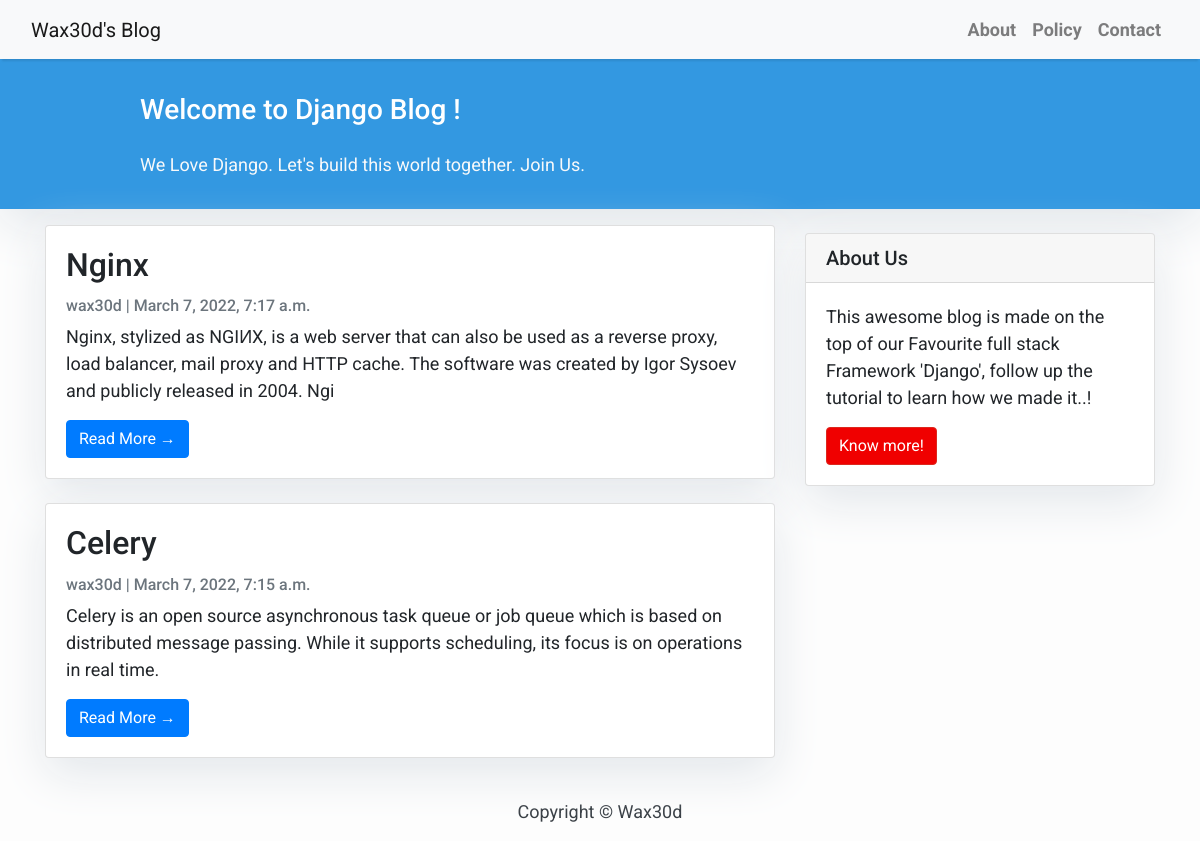
The page / on the database its author committed.
### blog/models.py (models this page shows, shortened)
class Post(models.Model):
    title = models.CharField(max_length=200, unique=True)
    slug = models.SlugField(max_length=200, unique=True)
    author = models.ForeignKey(User, on_delete=models.CASCADE, related_name='blog_posts')
    updated_on = models.DateTimeField(auto_now=True)
    content = models.TextField()
    created_on = models.DateTimeField(auto_now_add=True)
    status = models.IntegerField(choices=STATUS, default=0)
    class Meta:
        ordering = ['-created_on']

### blog/views.py (the view)
# urls.py: path('', views.PostList.as_view(), name='home'),
class PostList(generic.ListView):
    queryset = Post.objects.filter(status=1).order_by('-created_on')
    template_name = 'index.html'

### blog/templates/index.html (shortened to what this page needs)
{% extends "base.html" %}
{% block content %}
<header class="masthead">
    <div class="container">
        <div class="row">
            <div class=" col-md-8 col-md-10 mx-auto">
                <div class="site-heading">
                    <h3 class=" site-heading my-4 mt-3 text-white"> Welcome to Django Blog !</h3>
                    <p class="text-light">We Love Django. Let's build this world together. Join Us.
                    </p>
                </div>
            </div>
        </div>
    </div>
</header>
<div class="container">
    <div class="row">
        <div class="col-md-8 mt-3 left">
            {% for post in post_list %}
            <div class="card mb-4">
                <div class="card-body">
                    <h2 class="card-title">{{ post.title }}</h2>
                    <p class="card-text text-muted h6">{{ post.author }} | {{ post.created_on}} </p>
                    <p class="card-text">{{post.content|slice:":200" }}</p>
                    <a href="{% url 'post_detail' post.slug  %}" class="btn btn-primary">Read More &rarr;</a>
                </div>
            </div>
            {% endfor %}
        </div>
        {% block sidebar %} {% include 'sidebar.html' %} {% endblock sidebar %}
    </div>
</div>
{%endblock%}

### blog/templates/base.html (style rules this page uses)
body { font-family: "Roboto", sans-serif; font-size: 17px; background-color: #fdfdfd; }
.masthead { background: #3398E1; height: auto; padding-bottom: 15px; box-shadow: 0 16px 48px #E3E7EB; padding-top: 10px; }

### blog/templates/index.html (style rules this page uses)
body { font-family: "Roboto", sans-serif; font-size: 18px; background-color: #fdfdfd; }
.card { box-shadow: 0 16px 48px #E3E7EB; }

### blog/templates/sidebar.html (style rules this page uses)
.card { box-shadow: 0 16px 48px #E3E7EB; }

### rows shown on the page
Post: title "Nginx", author "wax30d", created_on "March 7, 2022, 7:17 a.m.", content "Nginx, stylized as NGIИX, is a web server that can also be used as a reverse proxy, load balancer, mail proxy and HTTP cache. The software was created by Igor Sysoev and publicly released in 2004. Ngi"
Post: title "Celery", author "wax30d", created_on "March 7, 2022, 7:15 a.m.", content "Celery is an open source asynchronous task queue or job queue which is based on distributed message passing. While it supports scheduling, its focus is on operations in real time."
